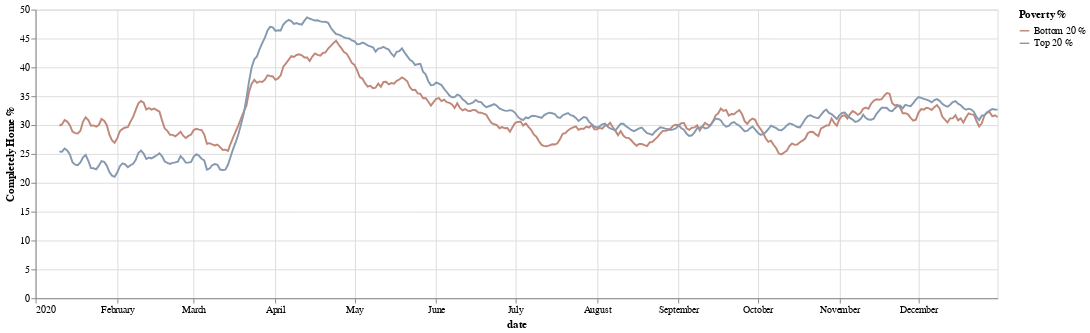

The notebook cell saved with this chart:
### Code cell
# analysis for the entire year on monthly basis
df_str = df.copy(deep=True) #make a deep copy

df_str['date'] = pd.to_datetime(df_str['date'],utc= True) # extract the months

df_str = df_str.groupby([df_str['date']]).mean().rolling(10).mean()[0:] #find the mean for the days and roll up for every 10 days

chart = alt.Chart(df_str.reset_index()).transform_fold(
    fold=['Bottom 20 %', 'Top 20 %'],
    as_ = ['Poverty %','completely home %']
    
    ).mark_line().encode(
      x='date:T',
      y= alt.Y('completely home %:Q', title = 'Completely Home %'), color='Poverty %:N'
    ).properties(width = 1000)
chart

### Figure 1 — Vega-Lite specification as saved in the notebook (floating-point values rounded to 4 significant figures; data arrays with more than 128 entries replaced by an {"elided": "..."} marker saying what was removed)
{"config": {"view": {"continuousHeight": 300, "continuousWidth": 400}, "range": {"category": {"scheme": ["#FF4500", "#a0aab4", "#4E79A7"]}}}, "data": {"name": "data-7820cd2fd5e6a694860febd6bacc5210"}, "mark": "line", "encoding": {"color": {"type": "nominal", "field": "Poverty %"}, "x": {"type": "temporal", "field": "date"}, "y": {"type": "quantitative", "field": "completely home %", "title": "Completely Home %"}}, "transform": [{"fold": ["Bottom 20 %", "Top 20 %"], "as": ["Poverty %", "completely home %"]}], "width": 1000, "$schema": "https://vega.github.io/schema/vega-lite/v4.8.1.json", "datasets": {"data-7820cd2fd5e6a694860febd6bacc5210": {"elided": "366 records"}}}
